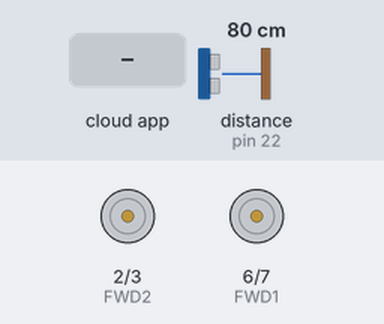
Recording of a sketch running on a simulated Arduino Mega 2560, built with avr-gcc and run on an emulated ATmega2560. Shown: motor-driver pin pairs drawn as motors (green arrow = first pin HIGH = forward, orange = second pin HIGH = backward, longer = more drive). The test bench sets the inputs (shaded band); at power-on: distance to the obstacle (sensor on pin 22) 80 cm. The echo pulse lasts 58.3 µs per cm; the ROS host is connected and sends only what is stated.

Above: at 1.2 s.
1.3 s: the phone or cloud app sets linear.x to -100
At 2.4 s:
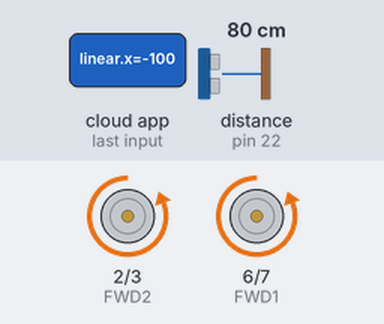
2.8 s: the phone or cloud app sets angular.z to -100
At 3.5 s:
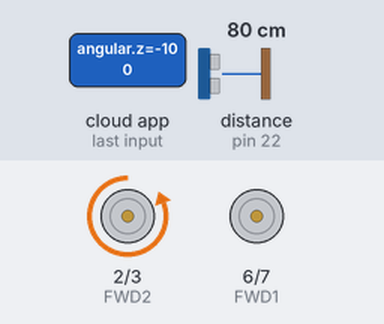
4.3 s: the phone or cloud app sets linear.x to 0
At 4.7 s:
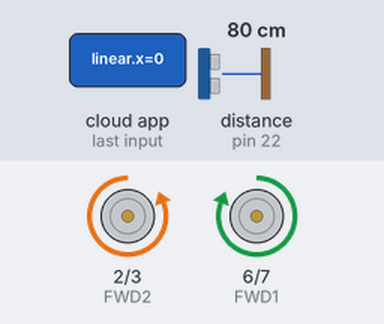
5.8 s: the phone or cloud app sets angular.z to 100
At 7.0 s:
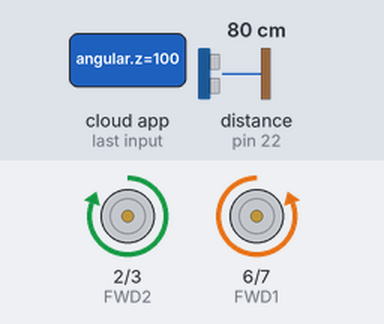
7.3 s: distance to the obstacle (sensor on pin 22) set to 22 cm
8.8 s: distance to the obstacle (sensor on pin 22) set to 18 cm
At 9.1 s:
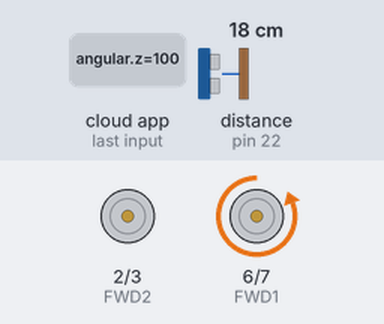
Timing chart, 0 to 11.3 s (numbered marks = the images above; inputs shaded):
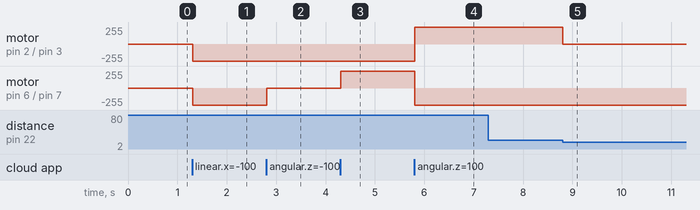

Measured:
- the behaviour switches between 20 and 19 cm on distance to the obstacle (sensor on pin 22) (found by bisection; images 4 and 5)
- after the input at 1.3 s, motor on pin 2 (FWD2) / pin 3 (REV2), motor on pin 6 (FWD1) / pin 7 (REV1): stopped → backward 255/255 at once
- after the input at 2.8 s, motor on pin 6 (FWD1) / pin 7 (REV1): backward 255/255 → stopped at once
- after the input at 4.3 s, motor on pin 6 (FWD1) / pin 7 (REV1): stopped → forward 255/255 at once
- after the input at 5.8 s, motor on pin 2 (FWD2) / pin 3 (REV2): backward 255/255 → forward 255/255 at once; motor on pin 6 (FWD1) / pin 7 (REV1): forward 255/255 → backward 255/255 at once
- after the input at 7.3 s, every drawn part: stays the same
- after the input at 8.8 s, motor on pin 2 (FWD2) / pin 3 (REV2): forward 255/255 → stopped at once

The sketch:

ros-test-setup.ino
```cpp
#include <HCSR04.h>
#include <ros.h>
#include <geometry_msgs/Twist.h>

const int REV1 = 7;
const int FWD1 = 6;
const int REV2 = 3;
const int FWD2 = 2;
const int triggerPin = 23;
const int echoPin = 22;
float distance;
float velLeft;
float velRight;
UltraSonicDistanceSensor distanceSensor(triggerPin, echoPin);
ros::NodeHandle nh;

void velCallback(const geometry_msgs::Twist& vel) {
  //turn right = 0 is completely to the left.
  //turn right = 2 is completely to the right.
  //vel = 0 standing still. 1 is max speed, -1 is backwards max speed.
   float linear = vel.linear.x;
   float turnLeft = -(255 * vel.angular.z);
   float turnRight = -turnLeft;
   char result[100];

   float velocity = linear * 255;
   float velL = velocity + turnLeft;
   float velR = velocity + turnRight;

   dtostrf(distance,98,2,result);
   nh.loginfo(result);
   if(velL > 255){
    velL = 255;
   }
   if(velR > 255){
    velR = 255;
   }
   if(velL < -255){
    velL = -255;
   }
   if(velR < -255){
    velR = -255;
   }
   velRight = velR;
   velLeft = velL;
}

ros::Subscriber<geometry_msgs::Twist> sub ("cmd_vel", &velCallback);

void setup() {
  pinMode(REV1, OUTPUT);
  pinMode(FWD1, OUTPUT);
  pinMode(REV2, OUTPUT);
  pinMode(FWD2, OUTPUT);
  nh.initNode();
  nh.subscribe(sub);
}

void loop() {
  distance = distanceSensor.measureDistanceCm();
  bool mayDrive = !(distance < 20 && distance >= 0);
  if(velLeft > 0 && mayDrive){
    analogWrite(FWD1, velLeft);
    analogWrite(REV1, 0);
   } else if (velLeft > 0 && !mayDrive){
      analogWrite(FWD1, 0);
      analogWrite(REV1, 0);

   }else{
    analogWrite(FWD1, 0);
    analogWrite(REV1, -velLeft);
   }

   if(velRight > 0 && mayDrive){
    analogWrite(FWD2, velRight);
    analogWrite(REV2, 0);
   } else if (velRight > 0 && !mayDrive) {
    analogWrite(FWD2, 0);
    analogWrite(REV2, 0);
   } else {
    analogWrite(FWD2, 0);
    analogWrite(REV2, -velRight);
   }


  nh.spinOnce();
  delay(1);
}
```
